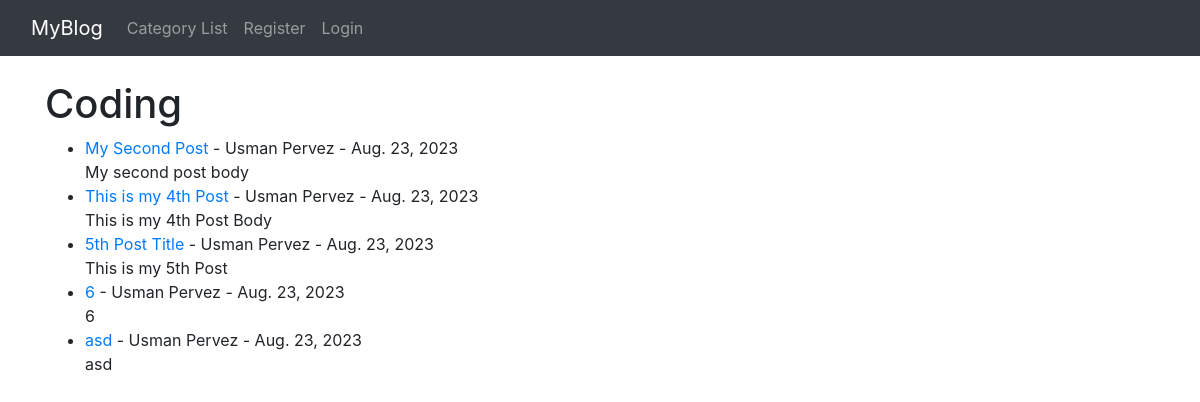
/category/coding/, run on the app's committed database.
### theblog/models.py (models this page shows, shortened)
class Post(models.Model):
    title = models.CharField(max_length=255)
    title_tag = models.CharField(max_length=255)
    title_tag = models.CharField(max_length=255)
    author = models.ForeignKey(User, on_delete=models.CASCADE)
    body = models.TextField()
    post_date = models.DateField(auto_now_add=True)
    category = models.CharField(max_length=255, default="coding")
    likes = models.ManyToManyField(User, related_name='blog_posts')

### theblog/views.py (the view)
def CategoryView(request, cats):
    category_posts = Post.objects.filter(category=cats.replace('-', ' '))
    return render(request, 'categories.html',
                  {'cats': cats.title().replace('-', ' '), 'category_posts': category_posts})

### theblog/templates/categories.html (shortened to what this page needs)
{% extends 'base.html' %}
{% block content %}
    {% if category_posts %}
    <h1>{{ cats }}</h1>
    <ul>
        {% for post in category_posts %}
            <li><a href="{% url 'article-detail' post.pk %}"> {{ post.title }}</a> - {{ post.author.first_name }} {{ post.author.last_name }} - {{ post.post_date }}
                <br/>
                {{ post.body|slice:"200"|safe }}
            </li>
        {% endfor %}
    </ul>
    {% else %}
        Sorry, This page does not exists
    {% endif %}
{% endblock %}

### data on the page
Post: title "My Second Post", author.first_name "Usman", author.last_name "Pervez", post_date "Aug. 23, 2023", body "My second post body"
Post: title "This is my 4th Post", author.first_name "Usman", author.last_name "Pervez", post_date "Aug. 23, 2023", body "This is my 4th Post Body"
Post: title "5th Post Title", author.first_name "Usman", author.last_name "Pervez", post_date "Aug. 23, 2023", body "This is my 5th Post"
Post: title "6", author.first_name "Usman", author.last_name "Pervez", post_date "Aug. 23, 2023", body "6"
Post: title "asd", author.first_name "Usman", author.last_name "Pervez", post_date "Aug. 23, 2023", body "asd"

### other printed values
{{ cats }} "Coding"
